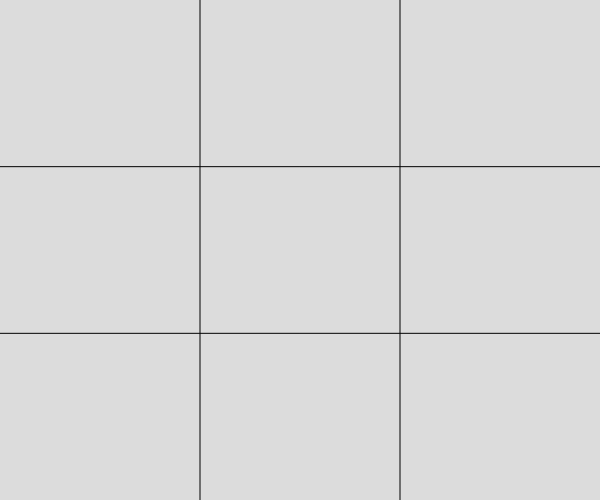
Frame 1 (no input)
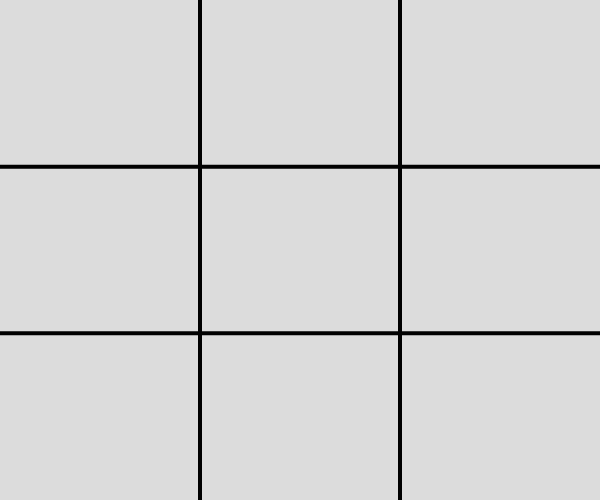
Frame 60 (no input)
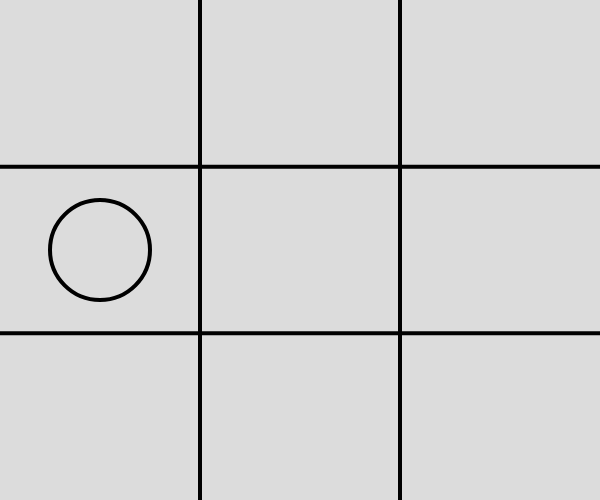
Frame 120 (the mouse pressed at the canvas centre since frame 60)

The p5.js sketch that drew these frames (run headless with seeded random() and noise() and a simulated clock; from frame 60 on, the mouse is pressed at the canvas centre):

// p5.js sketch
// ── sketch.js
const board = [
  ['', '', ''],
  ['', '', ''],
  ['', '', ''],
];

const players = ['X', 'O'];
let currentPlayer;
const available = [];

function setup() {
  createCanvas(windowWidth / 2, windowHeight / 2);
  currentPlayer = random(players);
  for (let j = 0; j < 3; j++) {
    for (let i = 0; i < 3; i++) {
      available.push([i, j]);
    }
  }
}

function nextTurn() {
  const index = floor(random(available.length));
  const spot = available.splice(index, 1)[0];
  board[spot[0]][spot[1]] = currentPlayer;
  currentPlayer = random(players);
}

function mousePressed() {
  nextTurn();
}

function draw() {
  background(220);
  const w = width / 3;
  const h = height / 3;

  line(w, 0, w, height);
  line(w * 2, 0, w * 2, height);
  line(0, h, width, h);
  line(0, h * 2, width, h * 2);

  for (let j = 0; j < 3; j++) {
    for (let i = 0; i < 3; i++) {
      const x = w * j + w / 2;
      const y = h * i + h / 2;
      const spot = board[i][j];
      textSize(32);
      strokeWeight(4);
      if (spot === players[1]) {
        noFill();
        ellipse(x, y, w / 2);
      } else if (spot == players[0]) {
        const xr = w / 4;
        line(x - xr, y - xr, x + xr, y + xr);
        line(x + xr, y - xr, x - xr, y + xr);
      }
    }
  }
}
